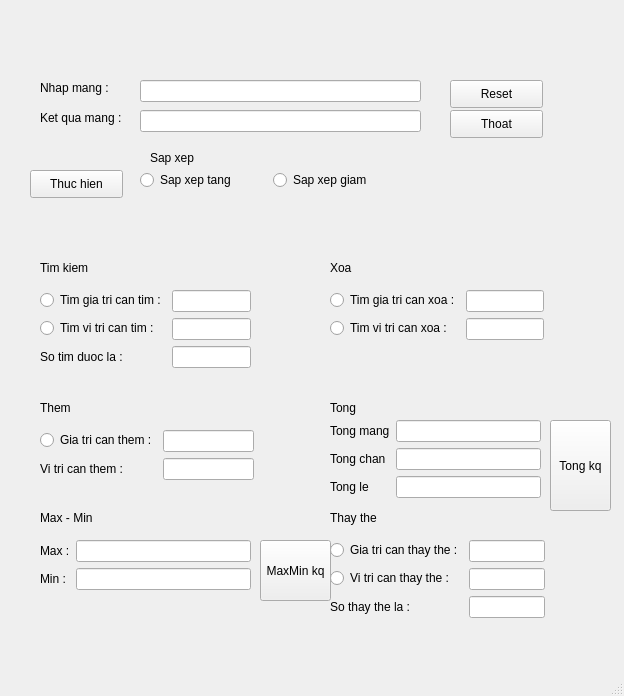
<?xml version="1.0" encoding="UTF-8"?>
<ui version="4.0">
 <class>MainWindow</class>
 <widget class="QMainWindow" name="MainWindow">
  <property name="geometry">
   <rect>
    <x>0</x>
    <y>0</y>
    <width>624</width>
    <height>696</height>
   </rect>
  </property>
  <property name="windowTitle">
   <string>MainWindow</string>
  </property>
  <widget class="QWidget" name="centralwidget">
   <widget class="QLabel" name="label">
    <property name="geometry">
     <rect>
      <x>40</x>
      <y>80</y>
      <width>81</width>
      <height>16</height>
     </rect>
    </property>
    <property name="text">
     <string>Nhap mang : </string>
    </property>
   </widget>
   <widget class="QLineEdit" name="lineEdit_nhap">
    <property name="geometry">
     <rect>
      <x>140</x>
      <y>80</y>
      <width>281</width>
      <height>22</height>
     </rect>
    </property>
   </widget>
   <widget class="QPushButton" name="pushButton_thucHien">
    <property name="geometry">
     <rect>
      <x>30</x>
      <y>170</y>
      <width>93</width>
      <height>28</height>
     </rect>
    </property>
    <property name="text">
     <string>Thuc hien</string>
    </property>
   </widget>
   <widget class="QPushButton" name="pushButton_reset">
    <property name="geometry">
     <rect>
      <x>450</x>
      <y>80</y>
      <width>93</width>
      <height>28</height>
     </rect>
    </property>
    <property name="text">
     <string>Reset</string>
    </property>
   </widget>
   <widget class="QLabel" name="label_2">
    <property name="geometry">
     <rect>
      <x>40</x>
      <y>110</y>
      <width>91</width>
      <height>16</height>
     </rect>
    </property>
    <property name="text">
     <string>Ket qua mang : </string>
    </property>
   </widget>
   <widget class="QLineEdit" name="lineEdit_ketQua">
    <property name="geometry">
     <rect>
      <x>140</x>
      <y>110</y>
      <width>281</width>
      <height>22</height>
     </rect>
    </property>
    <property name="readOnly">
     <bool>true</bool>
    </property>
   </widget>
   <widget class="QPushButton" name="pushButton_thoat">
    <property name="geometry">
     <rect>
      <x>450</x>
      <y>110</y>
      <width>93</width>
      <height>28</height>
     </rect>
    </property>
    <property name="text">
     <string>Thoat</string>
    </property>
   </widget>
   <widget class="QLabel" name="label_3">
    <property name="geometry">
     <rect>
      <x>150</x>
      <y>150</y>
      <width>55</width>
      <height>16</height>
     </rect>
    </property>
    <property name="text">
     <string>Sap xep</string>
    </property>
   </widget>
   <widget class="QWidget" name="horizontalLayoutWidget">
    <property name="geometry">
     <rect>
      <x>140</x>
      <y>140</y>
      <width>259</width>
      <height>80</height>
     </rect>
    </property>
    <layout class="QHBoxLayout" name="horizontalLayout">
     <item>
      <widget class="QRadioButton" name="radioButton_sapXepTang">
       <property name="text">
        <string>Sap xep tang</string>
       </property>
      </widget>
     </item>
     <item>
      <widget class="QRadioButton" name="radioButton_sapXepGiam">
       <property name="text">
        <string>Sap xep giam</string>
       </property>
      </widget>
     </item>
    </layout>
   </widget>
   <widget class="QLabel" name="label_4">
    <property name="geometry">
     <rect>
      <x>40</x>
      <y>260</y>
      <width>55</width>
      <height>16</height>
     </rect>
    </property>
    <property name="text">
     <string>Tim kiem</string>
    </property>
   </widget>
   <widget class="QWidget" name="formLayoutWidget">
    <property name="geometry">
     <rect>
      <x>40</x>
      <y>290</y>
      <width>211</width>
      <height>91</height>
     </rect>
    </property>
    <layout class="QFormLayout" name="formLayout">
     <item row="1" column="0">
      <widget class="QRadioButton" name="radioButton_timKiemViTri">
       <property name="text">
        <string>Tim vi tri can tim :</string>
       </property>
      </widget>
     </item>
     <item row="0" column="0">
      <widget class="QRadioButton" name="radioButton_timKiemGiaTri">
       <property name="text">
        <string>Tim gia tri can tim :</string>
       </property>
      </widget>
     </item>
     <item row="0" column="1">
      <widget class="QLineEdit" name="lineEdit_timKiemGiaTri">
       <property name="readOnly">
        <bool>false</bool>
       </property>
      </widget>
     </item>
     <item row="1" column="1">
      <widget class="QLineEdit" name="lineEdit_timKiemViTri">
       <property name="readOnly">
        <bool>false</bool>
       </property>
      </widget>
     </item>
     <item row="2" column="1">
      <widget class="QLineEdit" name="lineEdit_timKiemKQ">
       <property name="readOnly">
        <bool>true</bool>
       </property>
      </widget>
     </item>
     <item row="2" column="0">
      <widget class="QLabel" name="label_5">
       <property name="text">
        <string>So tim duoc la :</string>
       </property>
      </widget>
     </item>
    </layout>
   </widget>
   <widget class="QLabel" name="label_6">
    <property name="geometry">
     <rect>
      <x>330</x>
      <y>260</y>
      <width>55</width>
      <height>16</height>
     </rect>
    </property>
    <property name="text">
     <string>Xoa</string>
    </property>
   </widget>
   <widget class="QWidget" name="formLayoutWidget_2">
    <property name="geometry">
     <rect>
      <x>330</x>
      <y>290</y>
      <width>214</width>
      <height>61</height>
     </rect>
    </property>
    <layout class="QFormLayout" name="formLayout_2">
     <item row="0" column="0">
      <widget class="QRadioButton" name="radioButton_xoaGiaTri">
       <property name="text">
        <string>Tim gia tri can xoa :</string>
       </property>
      </widget>
     </item>
     <item row="0" column="1">
      <widget class="QLineEdit" name="lineEdit_xoaGiaTri">
       <property name="readOnly">
        <bool>false</bool>
       </property>
      </widget>
     </item>
     <item row="1" column="1">
      <widget class="QLineEdit" name="lineEdit_xoaViTri">
       <property name="readOnly">
        <bool>false</bool>
       </property>
      </widget>
     </item>
     <item row="1" column="0">
      <widget class="QRadioButton" name="radioButton_xoaViTri">
       <property name="text">
        <string>Tim vi tri can xoa :</string>
       </property>
      </widget>
     </item>
    </layout>
   </widget>
   <widget class="QLabel" name="label_7">
    <property name="geometry">
     <rect>
      <x>40</x>
      <y>400</y>
      <width>55</width>
      <height>16</height>
     </rect>
    </property>
    <property name="text">
     <string>Them</string>
    </property>
   </widget>
   <widget class="QWidget" name="formLayoutWidget_3">
    <property name="geometry">
     <rect>
      <x>40</x>
      <y>430</y>
      <width>214</width>
      <height>61</height>
     </rect>
    </property>
    <layout class="QFormLayout" name="formLayout_3">
     <item row="0" column="0">
      <widget class="QRadioButton" name="radioButton_themGiaTri">
       <property name="text">
        <string>Gia tri can them :</string>
       </property>
      </widget>
     </item>
     <item row="0" column="1">
      <widget class="QLineEdit" name="lineEdit_themGiaTri">
       <property name="readOnly">
        <bool>false</bool>
       </property>
      </widget>
     </item>
     <item row="1" column="1">
      <widget class="QLineEdit" name="lineEdit_themVitri">
       <property name="readOnly">
        <bool>false</bool>
       </property>
      </widget>
     </item>
     <item row="1" column="0">
      <widget class="QLabel" name="viTri">
       <property name="text">
        <string>Vi tri can them :</string>
       </property>
      </widget>
     </item>
    </layout>
   </widget>
   <widget class="QLabel" name="label_8">
    <property name="geometry">
     <rect>
      <x>330</x>
      <y>400</y>
      <width>55</width>
      <height>16</height>
     </rect>
    </property>
    <property name="text">
     <string>Tong </string>
    </property>
   </widget>
   <widget class="QWidget" name="formLayoutWidget_4">
    <property name="geometry">
     <rect>
      <x>330</x>
      <y>420</y>
      <width>211</width>
      <height>91</height>
     </rect>
    </property>
    <layout class="QFormLayout" name="formLayout_4">
     <item row="0" column="1">
      <widget class="QLineEdit" name="lineEdit_tongMang">
       <property name="readOnly">
        <bool>true</bool>
       </property>
      </widget>
     </item>
     <item row="1" column="1">
      <widget class="QLineEdit" name="lineEdit_tongChan">
       <property name="readOnly">
        <bool>true</bool>
       </property>
      </widget>
     </item>
     <item row="0" column="0">
      <widget class="QLabel" name="label_11">
       <property name="text">
        <string>Tong mang</string>
       </property>
      </widget>
     </item>
     <item row="1" column="0">
      <widget class="QLabel" name="label_10">
       <property name="text">
        <string>Tong chan</string>
       </property>
      </widget>
     </item>
     <item row="2" column="0">
      <widget class="QLabel" name="label_9">
       <property name="text">
        <string>Tong le</string>
       </property>
      </widget>
     </item>
     <item row="2" column="1">
      <widget class="QLineEdit" name="lineEdit_tongLe">
       <property name="readOnly">
        <bool>true</bool>
       </property>
      </widget>
     </item>
    </layout>
   </widget>
   <widget class="QPushButton" name="pushButton_tong">
    <property name="geometry">
     <rect>
      <x>550</x>
      <y>420</y>
      <width>61</width>
      <height>91</height>
     </rect>
    </property>
    <property name="text">
     <string>Tong kq</string>
    </property>
   </widget>
   <widget class="QLabel" name="label_12">
    <property name="geometry">
     <rect>
      <x>40</x>
      <y>510</y>
      <width>55</width>
      <height>16</height>
     </rect>
    </property>
    <property name="text">
     <string>Max - Min</string>
    </property>
   </widget>
   <widget class="QWidget" name="formLayoutWidget_5">
    <property name="geometry">
     <rect>
      <x>40</x>
      <y>540</y>
      <width>211</width>
      <height>61</height>
     </rect>
    </property>
    <layout class="QFormLayout" name="formLayout_5">
     <item row="0" column="1">
      <widget class="QLineEdit" name="lineEdit_max">
       <property name="readOnly">
        <bool>true</bool>
       </property>
      </widget>
     </item>
     <item row="1" column="1">
      <widget class="QLineEdit" name="lineEdit_min">
       <property name="readOnly">
        <bool>true</bool>
       </property>
      </widget>
     </item>
     <item row="0" column="0">
      <widget class="QLabel" name="label_15">
       <property name="text">
        <string>Max :</string>
       </property>
      </widget>
     </item>
     <item row="1" column="0">
      <widget class="QLabel" name="label_16">
       <property name="text">
        <string>Min :</string>
       </property>
      </widget>
     </item>
    </layout>
   </widget>
   <widget class="QLabel" name="label_13">
    <property name="geometry">
     <rect>
      <x>330</x>
      <y>510</y>
      <width>55</width>
      <height>16</height>
     </rect>
    </property>
    <property name="text">
     <string>Thay the</string>
    </property>
   </widget>
   <widget class="QWidget" name="formLayoutWidget_6">
    <property name="geometry">
     <rect>
      <x>330</x>
      <y>540</y>
      <width>215</width>
      <height>91</height>
     </rect>
    </property>
    <layout class="QFormLayout" name="formLayout_6">
     <item row="0" column="0">
      <widget class="QRadioButton" name="radioButton_thayTheGiaTri">
       <property name="text">
        <string>Gia tri can thay the :</string>
       </property>
      </widget>
     </item>
     <item row="0" column="1">
      <widget class="QLineEdit" name="lineEdit_thayTheGiaTri">
       <property name="readOnly">
        <bool>false</bool>
       </property>
      </widget>
     </item>
     <item row="1" column="1">
      <widget class="QLineEdit" name="lineEdit_thayTheViTri">
       <property name="readOnly">
        <bool>false</bool>
       </property>
      </widget>
     </item>
     <item row="2" column="1">
      <widget class="QLineEdit" name="lineEdit_thayTheSo">
       <property name="readOnly">
        <bool>false</bool>
       </property>
      </widget>
     </item>
     <item row="2" column="0">
      <widget class="QLabel" name="label_14">
       <property name="text">
        <string>So thay the la :</string>
       </property>
      </widget>
     </item>
     <item row="1" column="0">
      <widget class="QRadioButton" name="radioButton_thayTheViTri">
       <property name="text">
        <string>Vi tri can thay the :</string>
       </property>
      </widget>
     </item>
    </layout>
   </widget>
   <widget class="QPushButton" name="pushButton_maxmin">
    <property name="geometry">
     <rect>
      <x>260</x>
      <y>540</y>
      <width>71</width>
      <height>61</height>
     </rect>
    </property>
    <property name="text">
     <string>MaxMin kq</string>
    </property>
   </widget>
  </widget>
  <widget class="QMenuBar" name="menubar">
   <property name="geometry">
    <rect>
     <x>0</x>
     <y>0</y>
     <width>624</width>
     <height>26</height>
    </rect>
   </property>
  </widget>
  <widget class="QStatusBar" name="statusbar"/>
 </widget>
 <resources/>
 <connections/>
</ui>
